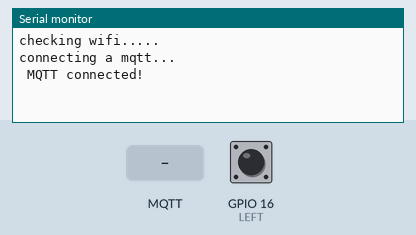
Simulated run of this sketch. Board: ESP32. Shown: the last lines printed to the serial monitor. The test bench sets the inputs (shaded band); at power-on: GPIO 16 (LEFT) LOW. WiFi joins after 1.5 s; servers stay silent unless stated; no MQTT or app messages arrive unless stated.

Above: at 3.2 s.
3.3 s: MQTT message "1" arrives on the first subscribed topic
At 4.5 s:
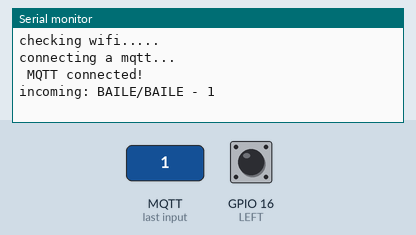
4.8 s: MQTT message "on" arrives on the first subscribed topic
At 5.8 s:
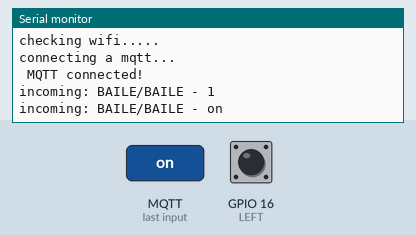
6.3 s: MQTT message "off" arrives on the first subscribed topic
At 7.0 s:
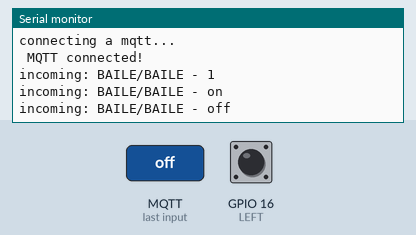

The sketch:

5_mqtt.ino
```cpp
//este es un ejemplo de una conexion a un servidor mqtt
//utilizaremos la libreria mqtt de Joel Gaehwiler
//https://github.com/256dpi/arduino-mqtt

#include <WiFi.h>
#include <MQTT.h>
#define LEFT 16
char equipo[]="PIKORO";

//const char ssid[] = "MICROPROGRAMACION";
const char* ssid="MICROPROGRAMACION";
//const char pass[] = "12345678";
const char* pass="12345678";

WiFiClient net;
MQTTClient client;


void connect() {
  Serial.print("checking wifi...");
  while (WiFi.status() != WL_CONNECTED) {
    Serial.print(".");
    delay(1000);
  }

  Serial.print("\nconnecting a mqtt...");
  while (!client.connect(equipo, "", "")) {
    Serial.print(".");
    delay(1000);
  }

  Serial.println("\n MQTT connected!");

  client.subscribe("BAILE/BAILE");
  // client.unsubscribe("/hello");
}

void messageReceived(String &topic, String &payload) {
  Serial.println("incoming: " + topic + " - " + payload);

  // Note: Do not use the client in the callback to publish, subscribe or
  // unsubscribe as it may cause deadlocks when other things arrive while
  // sending and receiving acknowledgments. Instead, change a global variable,
  // or push to a queue and handle it in the loop after calling `client.loop()`.
}

void setup() {
  pinMode(LEFT,INPUT);
  Serial.begin(9600);
  WiFi.begin(ssid, pass);


  // Note: Local domain names (e.g. "Computer.local" on OSX) are not supported
  // by Arduino. You need to set the IP address directly.
  //aqui ponemos la IP del servidor mqtt
  client.begin("192.168.1.2", net);
  client.onMessage(messageReceived);
  connect();
}

void loop() {
  client.loop();
  delay(10);  // <- fixes some issues with WiFi stability

  if (!client.connected()) {
    connect();
  }

  //publicaremos un mensaje cuando se presione el boton izquierdo
  if(digitalRead(LEFT)==HIGH){
    //client.publish("BAILE/EQUIPOS", "LEFT");
    //publicamos el nombre del equipo
    client.publish("BAILE/EQUIPOS", equipo);
    delay(1000);
  }

}
```

Measured:
- after the input at 3.3 s, the serial monitor: prints a new line at once (image 1)
- after the input at 4.8 s, the serial monitor: prints a new line at once (image 2)
- after the input at 6.3 s, the serial monitor: prints a new line at once (image 3)
